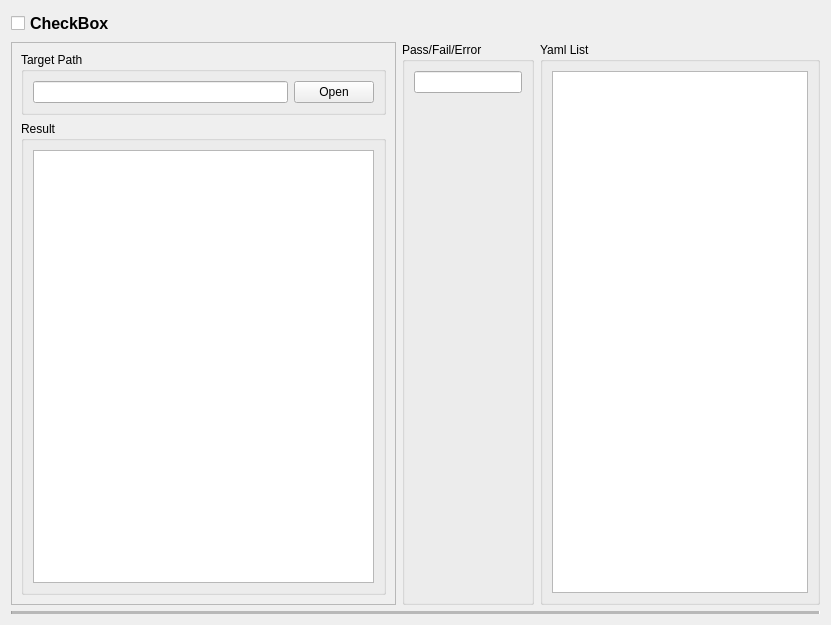
<?xml version="1.0" encoding="UTF-8"?>
<ui version="4.0">
 <class>Form</class>
 <widget class="QWidget" name="Form">
  <property name="geometry">
   <rect>
    <x>0</x>
    <y>0</y>
    <width>831</width>
    <height>625</height>
   </rect>
  </property>
  <property name="windowTitle">
   <string>Form</string>
  </property>
  <layout class="QVBoxLayout" name="verticalLayout_3">
   <item>
    <layout class="QVBoxLayout" name="verticalLayout_4">
     <item>
      <widget class="QCheckBox" name="scenario_checkBox">
       <property name="font">
        <font>
         <pointsize>12</pointsize>
         <weight>75</weight>
         <bold>true</bold>
        </font>
       </property>
       <property name="layoutDirection">
        <enum>Qt::LeftToRight</enum>
       </property>
       <property name="autoFillBackground">
        <bool>false</bool>
       </property>
       <property name="text">
        <string>CheckBox</string>
       </property>
      </widget>
     </item>
    </layout>
   </item>
   <item>
    <layout class="QHBoxLayout" name="horizontalLayout">
     <item>
      <widget class="QFrame" name="frame">
       <property name="frameShape">
        <enum>QFrame::StyledPanel</enum>
       </property>
       <property name="frameShadow">
        <enum>QFrame::Raised</enum>
       </property>
       <layout class="QVBoxLayout" name="verticalLayout_5">
        <item>
         <widget class="QGroupBox" name="questioin_groupBox">
          <property name="font">
           <font>
            <weight>50</weight>
            <bold>false</bold>
           </font>
          </property>
          <property name="title">
           <string>Target Path</string>
          </property>
          <layout class="QHBoxLayout" name="horizontalLayout_2">
           <item>
            <widget class="QLineEdit" name="pathlineEdit">
             <property name="font">
              <font>
               <weight>50</weight>
               <bold>false</bold>
              </font>
             </property>
             <property name="readOnly">
              <bool>true</bool>
             </property>
            </widget>
           </item>
           <item>
            <widget class="QPushButton" name="open_terminal_pushButton">
             <property name="font">
              <font>
               <weight>50</weight>
               <bold>false</bold>
              </font>
             </property>
             <property name="text">
              <string>Open</string>
             </property>
            </widget>
           </item>
          </layout>
         </widget>
        </item>
        <item>
         <widget class="QGroupBox" name="contexts_groupBox">
          <property name="font">
           <font>
            <weight>50</weight>
            <bold>false</bold>
           </font>
          </property>
          <property name="title">
           <string>Result</string>
          </property>
          <layout class="QVBoxLayout" name="verticalLayout">
           <item>
            <widget class="QTextEdit" name="contexts_textEdit">
             <property name="sizePolicy">
              <sizepolicy hsizetype="MinimumExpanding" vsizetype="Expanding">
               <horstretch>0</horstretch>
               <verstretch>0</verstretch>
              </sizepolicy>
             </property>
             <property name="font">
              <font>
               <weight>50</weight>
               <bold>false</bold>
              </font>
             </property>
             <property name="readOnly">
              <bool>true</bool>
             </property>
            </widget>
           </item>
          </layout>
         </widget>
        </item>
       </layout>
      </widget>
     </item>
     <item>
      <widget class="QGroupBox" name="groupBox_2">
       <property name="sizePolicy">
        <sizepolicy hsizetype="Minimum" vsizetype="Preferred">
         <horstretch>0</horstretch>
         <verstretch>0</verstretch>
        </sizepolicy>
       </property>
       <property name="font">
        <font>
         <weight>50</weight>
         <bold>false</bold>
        </font>
       </property>
       <property name="title">
        <string>Pass/Fail/Error</string>
       </property>
       <layout class="QVBoxLayout" name="verticalLayout_6">
        <item>
         <widget class="QLineEdit" name="lineEdit">
          <property name="sizePolicy">
           <sizepolicy hsizetype="Fixed" vsizetype="Fixed">
            <horstretch>0</horstretch>
            <verstretch>0</verstretch>
           </sizepolicy>
          </property>
          <property name="readOnly">
           <bool>true</bool>
          </property>
         </widget>
        </item>
        <item>
         <spacer name="verticalSpacer">
          <property name="orientation">
           <enum>Qt::Vertical</enum>
          </property>
          <property name="sizeHint" stdset="0">
           <size>
            <width>20</width>
            <height>40</height>
           </size>
          </property>
         </spacer>
        </item>
       </layout>
      </widget>
     </item>
     <item>
      <widget class="QGroupBox" name="filelistgroupBox">
       <property name="title">
        <string>Yaml List</string>
       </property>
       <layout class="QVBoxLayout" name="verticalLayout_2">
        <item>
         <widget class="QListWidget" name="filelistWidget">
          <property name="sizePolicy">
           <sizepolicy hsizetype="Minimum" vsizetype="Expanding">
            <horstretch>0</horstretch>
            <verstretch>0</verstretch>
           </sizepolicy>
          </property>
         </widget>
        </item>
       </layout>
      </widget>
     </item>
    </layout>
   </item>
   <item>
    <widget class="Line" name="line">
     <property name="midLineWidth">
      <number>4</number>
     </property>
     <property name="orientation">
      <enum>Qt::Horizontal</enum>
     </property>
    </widget>
   </item>
  </layout>
 </widget>
 <resources/>
 <connections/>
</ui>
